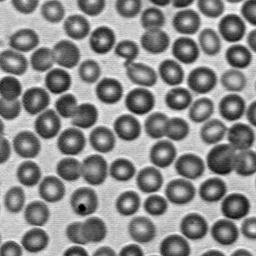
#> input picture python_second_project/img_cells.jpg, 256 x 256 px
$ python -i project_two.py   (imports and definitions only)
#> lines starting #> are read from the running program, lines starting #| are printed output that depends on the picture; after the words box and inside, x2 and y2 are one past the last pixel; in counts of white or black regions, pixels touching at a corner belong together
import cv2 as cv
import numpy as np
import tkinter as tk


# [54 lines left out: functions Prog1, Prog2, not called in this run]


def bwareaopen(img, min_size, connectivity):

        num_labels, labels, stats, centroids = cv.connectedComponentsWithStats(
            img, connectivity=connectivity)

        for i in range(num_labels):
            label_size = stats[i, cv.CC_STAT_AREA]

            if label_size < min_size:
                img[labels == i] = 0

        return img

def Prog3():
    im = cv.imread('img_cells.jpg')
#> im is the input picture: shape (256, 256, 3); min 0, max 255, mean 138.6
    gray = cv.cvtColor(im, cv.COLOR_BGR2GRAY)

    ret, thresh = cv.threshold(gray, 120, 255, cv.THRESH_BINARY)
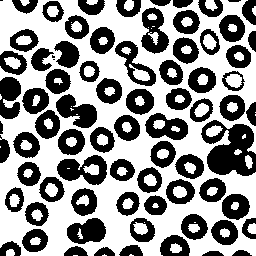
#> thresh: shape (256, 256); 56.2% white; 77 black regions (3 under 20 px), largest, box (x1, y1, x2, y2) and area: (201, 120, 256, 176) 1928, (57, 155, 107, 185) 888, (56, 94, 97, 128) 798

    cv.imshow('input', im)
    cv.waitKey(0)

    cv.imshow('binary', thresh)
    cv.waitKey(0)

    im_erode = cv.erode(thresh, kernel=(7,7), iterations=2)
#> im_erode: shape (256, 256); 48.5% white; 71 white regions (8 under 20 px), largest, box (x1, y1, x2, y2) and area: (0, 0, 256, 256) 27712, (226, 76, 242, 88) 139, (203, 36, 216, 50) 121
    cv.imshow('eroded', im_erode)
    cv.waitKey(0)

    kernel = cv.getStructuringElement(cv.MORPH_ELLIPSE, (3,3))
    opening = cv.morphologyEx(im_erode, cv.MORPH_OPEN, kernel)
#> opening: shape (256, 256); 47.6% white; 70 white regions (7 under 20 px), largest, box (x1, y1, x2, y2) and area: (0, 0, 256, 256) 27055, (226, 76, 242, 88) 133, (203, 36, 216, 50) 118
    cv.imshow('opened', opening)
    cv.waitKey(0)

    im_out = bwareaopen(opening, 200, 8)
#> in bwareaopen, `num_labels, labels, stats, centroids = cv.connectedComponentsWithStats..`:
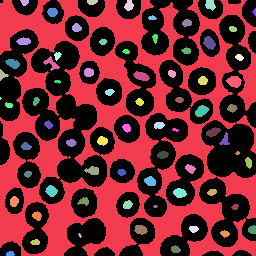
#> labels: shape (256, 256) int32; 71 distinct labels, from 0 to 70; one colour per label, 0 black
#> in bwareaopen, `num_labels, labels, stats, centroids = cv.connectedComponentsWithStats..`: num_labels = 71; stats = 71 rows, first 6: [0, 0, 256, 256, 34367], [0, 0, 256, 256, 27055], [20, 0, 9, 6, 39], [87, 0, 11, 5, 45], [124, 0, 10, 11, 76], [205, 0, 11, 11, 84]; centroids = 71 pairs, first value 0.25 to 254.1, second value 1.67 to 253.3
#> the loop in bwareaopen, `for i in range(num_labels):` made 71 passes
#> label_size on passes 1 to 12: 34367, 27055, 39, 45, 76, 84, 78, 19, 31, 61, 67, 39
#> after the loop in bwareaopen, `for i in range(num_labels):`:
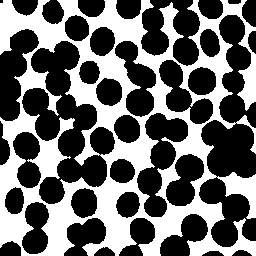
#> img: shape (256, 256); 41.3% white; 1 white region, box (x1, y1, x2, y2) and area: (0, 0, 256, 256) 27055
    cv.imshow('bwareopened', im_out)
    cv.waitKey(0)

    dilate = cv.dilate(im_out, kernel=(3,3), iterations=2)
#> dilate: shape (256, 256); 46.1% white; 1 white region, box (x1, y1, x2, y2) and area: (0, 0, 256, 256) 30216

    cv.imshow('dilated', dilate)
    cv.waitKey(0)

    kernel = cv.getStructuringElement(cv.MORPH_ELLIPSE, (5, 5))
    closed = cv.morphologyEx(dilate, cv.MORPH_CLOSE, kernel)
#> closed: shape (256, 256); 46.4% white; 1 white region, box (x1, y1, x2, y2) and area: (0, 0, 256, 256) 30415

    cv.imshow('closed', closed)
    cv.waitKey(0)

    ret, inv = cv.threshold(closed, 70, 255, cv.THRESH_BINARY_INV)

    background = cv.dilate(inv, kernel=(3,3), iterations=2)
#> background: shape (256, 256); 58.4% white; 1 black region, box (x1, y1, x2, y2) and area: (0, 0, 256, 256) 27232
    cv.imshow('background', background)
    cv.waitKey(0)

    dist_transform = cv.distanceTransform(inv, cv.DIST_L2, 0)
    ret, foreground = cv.threshold(dist_transform, 0.1*dist_transform.max(), 255, 0)
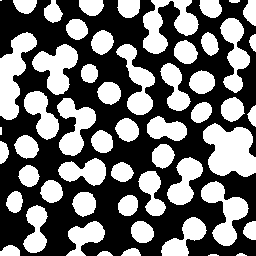
#> foreground: shape (256, 256) float32; 43.9% white; 55 white regions (3 under 20 px), largest, box (x1, y1, x2, y2) and area: (203, 123, 256, 177) 2065, (0, 32, 37, 120) 1644, (143, 0, 199, 54) 1452
#> ret = 1.84
    cv.imshow('foreground', foreground)
    cv.waitKey(0)

    foreground = np.uint8(foreground)
    unknow = cv.subtract(background, foreground)
#> unknow: shape (256, 256); 14.6% white in thin lines or dots

    ret, markers = cv.connectedComponents(foreground)
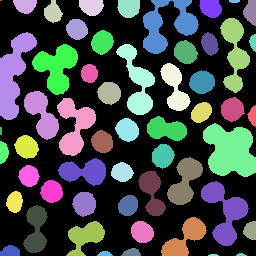
#> markers: shape (256, 256) int32; 56 distinct labels, from 0 to 55; one colour per label, 0 black
#> ret = 56

    markers += 1
#> markers: shape (256, 256) int32; 56 distinct labels, from 1 to 56

    markers[unknow==255] = 0

    markers = cv.watershed(im, markers)
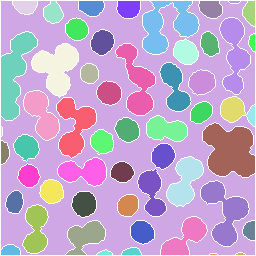
#> markers: shape (256, 256) int32; 56 distinct labels, from -1 to 56; one colour per label, 0 black, -1 white
    im[markers == -1] = [51, 255, 255]
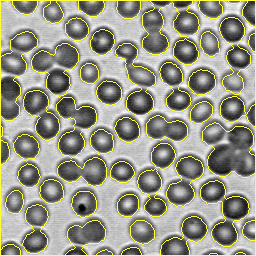
#> im: shape (256, 256, 3); 8.26% of pixels changed, all inside (x1, y1, x2, y2) = (0, 0, 256, 256)

    cv.imshow('output', im)
    cv.waitKey(0)
    cv.destroyAllWindows()

# [43 lines left out: function Menu, not called in this run]

# Graphical Interface
# [1 line not run here, left out]

# Separated Execution
# Prog1()
# Prog2()
# Prog3()

>>> result = Prog3()
